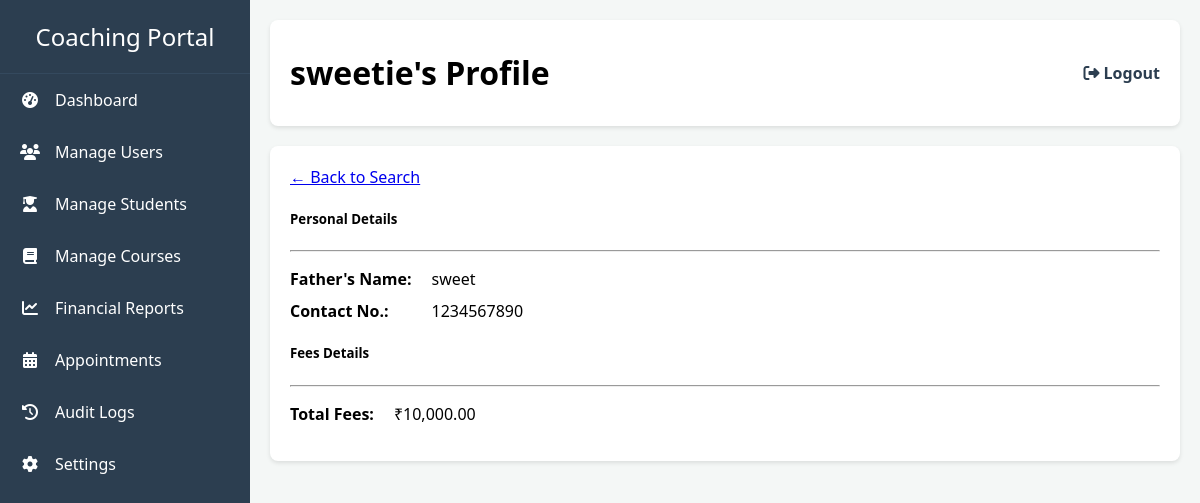
Page /receptionist_portal/student_profile/1 (signed in) on the committed database.
### models.py (models this page shows, shortened)
class Student(db.Model):
    id = db.Column(db.Integer, primary_key=True)
    name = db.Column(db.String(100), nullable=False)
    date_of_admission = db.Column(db.String(20), nullable=True)
    enquiry_id = db.Column(db.Integer, db.ForeignKey('enquiry.id'), unique=True, nullable=True)
    enquiry = db.relationship('Enquiry', backref='student', uselist=False)
    father_name = db.Column(db.String(100), nullable=True)
    qualification = db.Column(db.String(100), nullable=True)
    contact_no = db.Column(db.String(20), nullable=True)
    father_contact_no = db.Column(db.String(20), nullable=True)
    dob = db.Column(db.String(20), nullable=True)
    full_address = db.Column(db.String(200), nullable=True)
    exam_type = db.Column(db.String(100), nullable=True)
    target_exam = db.Column(db.String(100), nullable=True)
    fees = db.relationship('Fee', backref='student', lazy=True, cascade='all, delete-orphan')

class Fee(db.Model):
    id = db.Column(db.Integer, primary_key=True)
    student_id = db.Column(db.Integer, db.ForeignKey('student.id'), nullable=False)
    total_amount = db.Column(db.Float, nullable=False)
    payment_plan = db.Column(db.String(50), nullable=False)
    num_installments = db.Column(db.Integer, nullable=True)
    status = db.Column(db.String(50), nullable=False, default='pending')
    payments = db.relationship('Payment', backref='fee', lazy=True, cascade='all, delete-orphan')
    last_paid_date = db.Column(db.String(20), nullable=True)

### app.py (the view, shortened to what this page needs)
@app.route('/receptionist_portal/student_profile')
@app.route('/receptionist_portal/student_profile/<int:student_id>')
@login_required
def student_profile(student_id=None):
    if current_user.role != 'receptionist':
        return redirect(url_for('login'))
    courses = Course.query.all()
    if student_id:
        student = db.session.get(Student, student_id)
        if student is None:
            flash("Student not found.", 'danger')
            return redirect(url_for('student_profile'))
        fee_record = Fee.query.filter_by(student_id=student_id).first()
        next_payment_date = None
        if fee_record and fee_record.payment_plan == 'installments' and fee_record.payments:
            last_payment_date = max(p.payment_date for p in fee_record.payments)
            last_paid_date_obj = datetime.strptime(last_payment_date, '%Y-%m-%d')
            months_per_installment = math.ceil(12 / fee_record.num_installments)
            next_payment_date = (last_paid_date_obj + timedelta(days=months_per_installment * 30)).strftime('%Y-%m-%d')
        return render_template(
            'student_profile.html',
            student=student,
            fee_record=fee_record,
            show_profile=True,
            courses=courses,
            next_payment_date=next_payment_date
        )

### app.py (called while the page is built)
@login_manager.user_loader
def load_user(user_id):
    return db.session.get(User, int(user_id))

### templates/student_profile.html (shortened to what this page needs)
{% extends "base.html" %}
{% block page_title %}{% if show_profile %}{{ student.name }}'s Profile{% else %}Student Search{% endif %}{% endblock %}
{% block content %}
<div class="card">
    {% if show_profile %}
        <a href="{{ url_for('student_profile') }}">← Back to Search</a>
        <div class="row mt-4">
            <div class="col-md-6">
                <h5>Personal Details</h5>
                <hr>
                <div class="profile-details">
                    <dl>
                        <dt>Father's Name:</dt><dd>{{ student.father_name or 'N/A' }}</dd>
                        <dt>Contact No.:</dt><dd>{{ student.contact_no or 'N/A' }}</dd>
                        </dl>
                </div>
            </div>
            <div class="col-md-6">
                <h5>Fees Details</h5>
                <hr>
                 {% if fee_record %}
                    <div class="profile-details">
                         <dl>
                            <dt>Total Fees:</dt><dd>₹{{ "{:,.2f}".format(fee_record.total_amount) }}</dd>
                            </dl>
                    </div>
                 {% else %}
                    <p class="text-muted">No fee record found.</p>
                 {% endif %}
            </div>
        </div>
    {% else %}
        <form method="POST">
             </form>
        <table class="table mt-4">
            </table>
    {% endif %}
</div>
{% endblock %}

### templates/base.html (style rules this page uses)
body { font-family: 'Segoe UI', Tahoma, Geneva, Verdana, sans-serif; margin: 0; background-color: #f4f7f6; display: flex; }

### templates/student_profile.html (style rules this page uses)
.card { background: #fff; border-radius: 8px; box-shadow: 0 2px 4px rgba(0,0,0,0.1); padding: 20px; }
.profile-details dl { display: grid; grid-template-columns: max-content auto; gap: 10px 20px; }
.profile-details dt { font-weight: bold; }
.profile-details dd { margin: 0; }

### rows in the picture
Student: name "sweetie", father_name "sweet", contact_no "1234567890"
Fee: total_amount "10,000.00"
